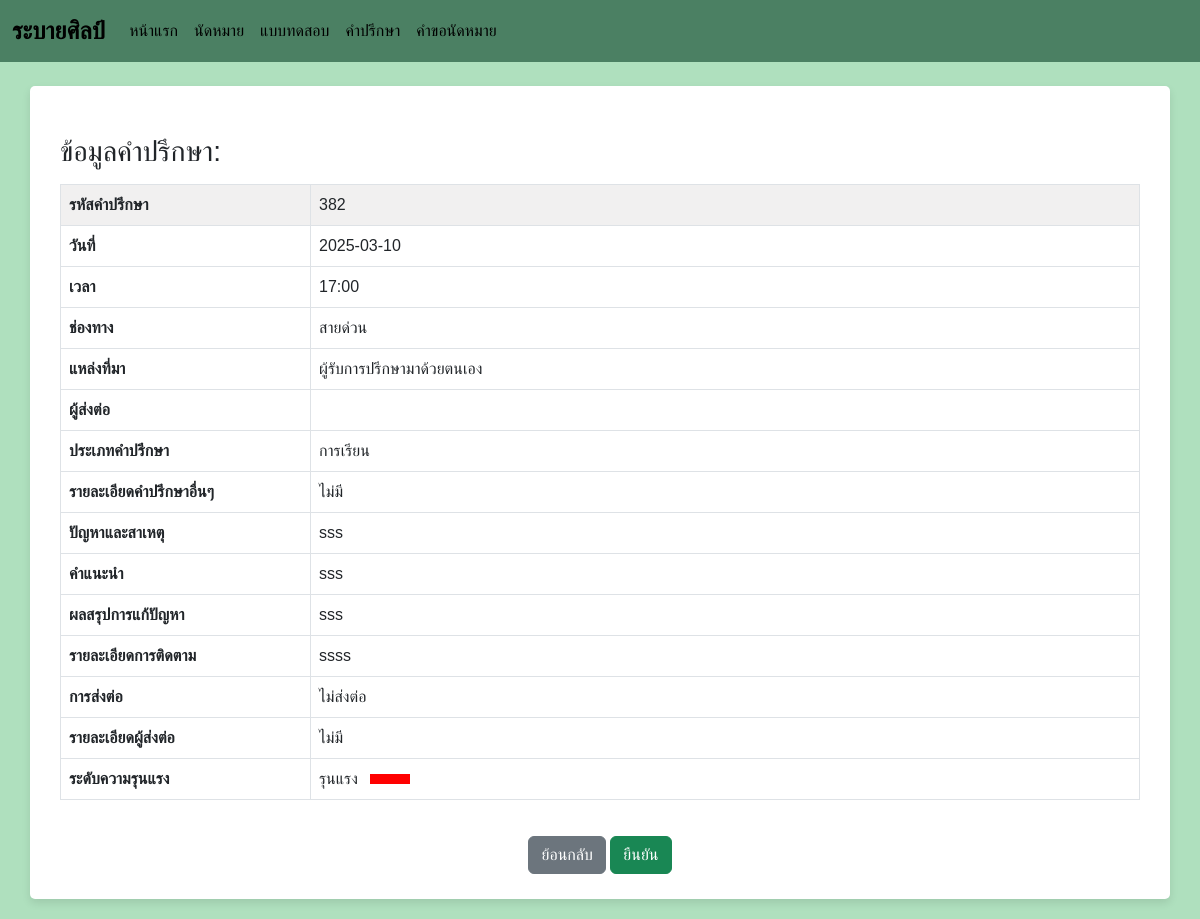
/projectrabaisil/detail_consult.php?hn_id=52, run on the app's committed database.
### tables this page shows
CREATE TABLE `consultation` (
  `hn_id` int(10) DEFAULT NULL,
  `app_id` int(10) UNSIGNED NOT NULL,
  `event_date` date NOT NULL,
  `event_time` time NOT NULL,
  `channel_id` int(1) NOT NULL,
  `origin_id` int(1) DEFAULT NULL,
  `forward_from` varchar(50) DEFAULT NULL,
  `consult_case` text DEFAULT NULL,
  `consult_des` varchar(50) DEFAULT NULL,
  `symptoms` text DEFAULT NULL,
  `advice` text DEFAULT NULL,
  `test_results` text DEFAULT NULL,
  `follow_id` int(1) DEFAULT NULL,
  `follow_des` text DEFAULT NULL,
  `forward_id` int(1) DEFAULT NULL,
  `forward_des` varchar(100) DEFAULT NULL,
  `std_id` int(11) DEFAULT NULL,
  `status` int(1) DEFAULT NULL,
  `admin` varchar(100) DEFAULT NULL
);

### projectrabaisil/detail_consult.php (the view, shortened to what this page needs)
<?php
$hostname = 'localhost';
$username = 'root';
$password = '';
$database = 'rabaisrin_db';
$connect = mysqli_connect($hostname, $username, $password, $database);
$hn_id = $_GET['hn_id'];
$consultation_query = "
    SELECT * FROM consultation
    WHERE hn_id = ?
    ORDER BY app_id DESC
    LIMIT 1
";
$consultation_stmt = mysqli_prepare($connect, $consultation_query);
mysqli_stmt_bind_param($consultation_stmt, "s", $hn_id);
mysqli_stmt_execute($consultation_stmt);
$consultation_result = mysqli_stmt_get_result($consultation_stmt);
?>
<!DOCTYPE html>
<html lang="th">
<head>
    <link href="https://cdn.jsdelivr.net/npm/bootstrap@5.3.0-alpha1/dist/css/bootstrap.min.css" rel="stylesheet">
    <link rel="stylesheet" href="detailstyle.css">
</head>
<body>
    <nav class="navbar navbar-expand-lg navbar-custom">
        <div class="container-fluid">
            <a class="navbar-brand" href="#">ระบายศิลป์</a>
            <div class="collapse navbar-collapse" id="navbarNav">
                <ul class="navbar-nav me-auto mb-2 mb-lg-0">
                    <li class="nav-item">
                        <a class="nav-link" href="#">หน้าแรก</a>
                    </li>
                    <li class="nav-item">
                        <a class="nav-link" href="app.php">นัดหมาย</a>
                    </li>
                    <li class="nav-item">
                        <a class="nav-link" href="#">แบบทดสอบ</a>
                    </li>
                    <li class="nav-item">
                        <a class="nav-link" href="all_users.php">คำปรึกษา</a>
                    </li>
                    <li class="nav-item position-relative">
                        <a class="nav-link" href="app_manage.php">คำขอนัดหมาย</a>
                    </li>
                </ul>
            </div>
        </div>
    </nav>
    <div class="container mt-4">
        <h3 class="mt-4">ข้อมูลคำปรึกษา:</h3>
        <?php if (mysqli_num_rows($consultation_result) > 0): ?>
            <table class="table table-bordered" style="margin-bottom: 20px;">
                <tbody>
                    <?php while ($consultation = mysqli_fetch_assoc($consultation_result)): ?>
                        <tr>
                            <th style="background-color: #f1f0f0;">รหัสคำปรึกษา</th>
                            <td style="background-color: #f1f0f0;"><?= htmlspecialchars($consultation['app_id']) ?></td>
                        </tr>
                        <tr>
                            <th>วันที่</th>
                            <td><?= htmlspecialchars($consultation['event_date']) ?></td>
                        </tr>
                        <tr>
                            <th>เวลา</th>
                            <td><?= htmlspecialchars(substr($consultation['event_time'], 0, 5)) ?></td>
                        </tr>
                        <tr>
                            <th>ช่องทาง</th>
                            <td>
                                <?php
                                if ($consultation['channel_id'] == 1) {
                                    echo "Face to Face หอพักเพชรัตน 2 ชั้น 1 (ศูนย์ระบายศิลป์)";
                                } elseif ($consultation['channel_id'] == 2) {
                                    echo "ช่องทางออนไลน์";
                                } elseif ($consultation['channel_id'] == 3) {
                                    echo "สายด่วน";
                                } else {
                                    echo "ข้อมูลไม่สมบูรณ์";
                                }
                                ?>
                            </td>
                        </tr>
                        <tr>
                            <th>แหล่งที่มา</th>
                            <td>
                                <?php
                                if ($consultation['origin_id'] == 1) {
                                    echo "สังเกตเห็นและเข้าไปช่วยเหลือเอง";
                                } elseif ($consultation['origin_id'] == 2) {
                                    echo "ผู้รับการปรึกษามาด้วยตนเอง";
                                } elseif ($consultation['origin_id'] == 3) {
                                    echo "รับการส่งต่อ";
                                } else {
                                    echo "ข้อมูลไม่สมบูรณ์";
                                }
                                ?>
                            </td>
                        </tr>
                        <tr>
                            <th>ผู้ส่งต่อ</th>
                            <td><?= htmlspecialchars($consultation['forward_from']) ?></td>
                        </tr>
                        <tr>
                            <th>ประเภทคำปรึกษา</th>
                            <td><?= htmlspecialchars($consultation['consult_case']) ?></td>
                        </tr>
                        <tr>
                            <th>รายละเอียดคำปรึกษาอื่นๆ</th>
                            <td><?= htmlspecialchars($consultation['consult_des']) ?></td>
                        </tr>
                        <tr>
                            <th>ปัญหาและสาเหตุ</th>
                            <td><?= htmlspecialchars($consultation['symptoms']) ?></td>
                        </tr>
                        <tr>
                            <th>คำแนะนำ</th>
                            <td><?= htmlspecialchars($consultation['advice']) ?></td>
                        </tr>
                        <tr>
                            <th>ผลสรุปการแก้ปัญหา</th>
                            <td><?= htmlspecialchars($consultation['test_results']) ?></td>
                        </tr>
                        <tr>
                            <th>รายละเอียดการติดตาม</th>
                            <td><?= htmlspecialchars($consultation['follow_des']) ?></td>
                        </tr>
                        <tr>
                            <th>การส่งต่อ</th>
                            <td>
                                <?php
                                if ($consultation['forward_id'] == 1) {
                                    echo "ส่งต่อ";
                                } elseif ($consultation['forward_id'] == 2) {
                                    echo "ไม่ส่งต่อ";
                                } elseif ($consultation['forward_id'] == 3) {
                                    echo "อื่นๆ";
                                }
                                ?>
                            </td>
                        </tr>
                        <tr>
                            <th>รายละเอียดผู้ส่งต่อ</th>
                            <td><?= htmlspecialchars($consultation['forward_des']) ?></td>
                        </tr>
                        <tr>
                            <th>ระดับความรุนแรง</th>
                            <td>
                                <?php
                                if ($consultation['follow_id'] == 1) {
                                    echo "ปกติ <span style='display: inline-block; width: 40px; height: 10px; background-color: green; margin-left: 8px;'></span>";
                                } elseif ($consultation['follow_id'] == 3) {
                                    echo "เสี่ยง <span style='display: inline-block; width: 40px; height: 10px; background-color: orange; margin-left: 8px;'></span>";
                                } elseif ($consultation['follow_id'] == 4) {
                                    echo "รุนแรง <span style='display: inline-block; width: 40px; height: 10px; background-color: red; margin-left: 8px;'></span>";
                                } elseif ($consultation['follow_id'] == 2) {
                                    echo "เฝ้าระวัง <span style='display: inline-block; width: 40px; height: 10px; background-color: yellow; margin-left: 8px;'></span>";
                                }
                                ?>
                            </td>
                        </tr>
                    <?php endwhile; ?>
            </table>
        <?php else: ?>
            <p>ไม่มีข้อมูลคำปรึกษา</p>
        <?php endif; ?>
        <button onclick="history.back()" class="btn btn-secondary mt-3">ย้อนกลับ</button>
        <button onclick="window.location.href='all_users.php';" class="btn btn-success mt-3">ยืนยัน</button>
    </div>
</body>
</html>

### projectrabaisil/detailstyle.css (style rules this page uses)
body { background: #afe0be; font-family: 'Prompt', sans-serif; }
.container { background: #fff; padding: 25px 30px; border-radius: 5px; text-align: center; margin: 20px auto; overflow-y: auto; box-shadow: 0 4px 8px rgba(0, 0, 0, 0.1); font-family: 'Prompt', sans-serif; }
.navbar-custom { background-color: #4b8063; }
.navbar-custom .navbar-brand { color: rgb(0, 0, 0); font-weight: bold; font-size: 24px; }
.navbar-custom .nav-link { color: rgb(0, 0, 0); }
.list-group-item,h3 { text-align: left; margin-bottom: 15px; }
body { font-family: 'Prompt', sans-serif; }
table { text-align: left; width: 500px; border-collapse: collapse; }
th { text-align: left; width: 250px; }
td { text-align: left; }

### data on the page
consultation: app_id "382", event_date "2025-03-10", event_time "17:00", channel_id "สายด่วน", origin_id "ผู้รับการปรึกษามาด้วยตนเอง", consult_case "การเรียน", consult_des "ไม่มี", symptoms "sss", advice "sss", test_results "sss", follow_des "ssss", forward_id "ไม่ส่งต่อ", forward_des "ไม่มี", follow_id "รุนแรง"
